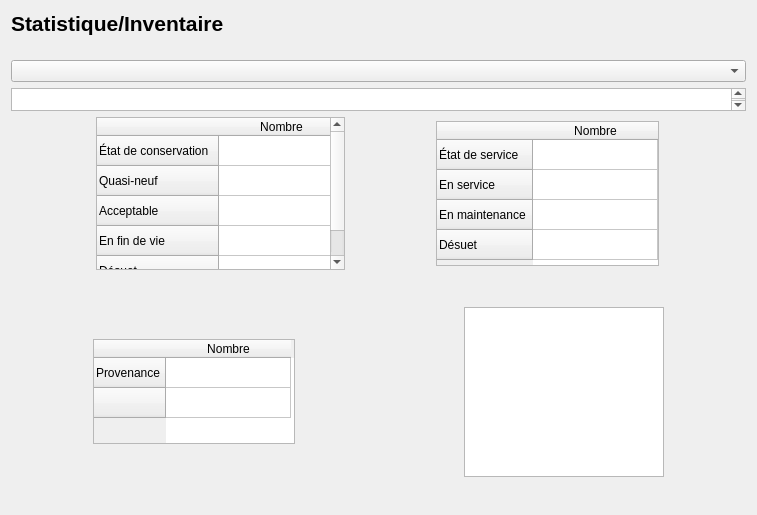
<?xml version="1.0" encoding="UTF-8"?>
<ui version="4.0">
 <class>Form</class>
 <widget class="QWidget" name="Form">
  <property name="geometry">
   <rect>
    <x>0</x>
    <y>0</y>
    <width>757</width>
    <height>515</height>
   </rect>
  </property>
  <property name="windowTitle">
   <string>Form</string>
  </property>
  <layout class="QGridLayout" name="gridLayout">
   <item row="0" column="0">
    <layout class="QHBoxLayout" name="horizontalLayout">
     <item>
      <widget class="QLabel" name="Titre">
       <property name="font">
        <font>
         <pointsize>16</pointsize>
         <weight>75</weight>
         <bold>true</bold>
        </font>
       </property>
       <property name="text">
        <string>Statistique/Inventaire</string>
       </property>
      </widget>
     </item>
    </layout>
   </item>
   <item row="1" column="0">
    <layout class="QVBoxLayout" name="verticalLayout">
     <item>
      <spacer name="verticalSpacer_3">
       <property name="orientation">
        <enum>Qt::Vertical</enum>
       </property>
       <property name="sizeHint" stdset="0">
        <size>
         <width>20</width>
         <height>40</height>
        </size>
       </property>
      </spacer>
     </item>
     <item>
      <widget class="QComboBox" name="comboBox"/>
     </item>
     <item>
      <widget class="QTextBrowser" name="textBrowser">
       <property name="maximumSize">
        <size>
         <width>16777215</width>
         <height>23</height>
        </size>
       </property>
      </widget>
     </item>
     <item>
      <layout class="QHBoxLayout" name="horizontalLayout_2">
       <property name="rightMargin">
        <number>0</number>
       </property>
       <property name="bottomMargin">
        <number>9</number>
       </property>
       <item>
        <widget class="QTableWidget" name="tableWidget">
         <property name="maximumSize">
          <size>
           <width>249</width>
           <height>175</height>
          </size>
         </property>
         <property name="dragDropOverwriteMode">
          <bool>false</bool>
         </property>
         <property name="verticalScrollMode">
          <enum>QAbstractItemView::ScrollPerItem</enum>
         </property>
         <property name="rowCount">
          <number>5</number>
         </property>
         <property name="columnCount">
          <number>1</number>
         </property>
         <attribute name="horizontalHeaderCascadingSectionResizes">
          <bool>false</bool>
         </attribute>
         <attribute name="horizontalHeaderDefaultSectionSize">
          <number>125</number>
         </attribute>
         <attribute name="horizontalHeaderHighlightSections">
          <bool>true</bool>
         </attribute>
         <attribute name="horizontalHeaderMinimumSectionSize">
          <number>37</number>
         </attribute>
         <row>
          <property name="text">
           <string>État de conservation</string>
          </property>
         </row>
         <row>
          <property name="text">
           <string>Quasi-neuf</string>
          </property>
         </row>
         <row>
          <property name="text">
           <string>Acceptable</string>
          </property>
         </row>
         <row>
          <property name="text">
           <string>En fin de vie</string>
          </property>
         </row>
         <row>
          <property name="text">
           <string>Désuet</string>
          </property>
         </row>
         <column>
          <property name="text">
           <string>Nombre</string>
          </property>
         </column>
        </widget>
       </item>
       <item>
        <widget class="QTableWidget" name="tableWidget_2">
         <property name="maximumSize">
          <size>
           <width>223</width>
           <height>145</height>
          </size>
         </property>
         <property name="dragDropOverwriteMode">
          <bool>false</bool>
         </property>
         <property name="verticalScrollMode">
          <enum>QAbstractItemView::ScrollPerItem</enum>
         </property>
         <property name="rowCount">
          <number>4</number>
         </property>
         <property name="columnCount">
          <number>1</number>
         </property>
         <attribute name="horizontalHeaderCascadingSectionResizes">
          <bool>false</bool>
         </attribute>
         <attribute name="horizontalHeaderDefaultSectionSize">
          <number>125</number>
         </attribute>
         <attribute name="horizontalHeaderHighlightSections">
          <bool>true</bool>
         </attribute>
         <attribute name="horizontalHeaderMinimumSectionSize">
          <number>37</number>
         </attribute>
         <row>
          <property name="text">
           <string>État de service</string>
          </property>
         </row>
         <row>
          <property name="text">
           <string>En service</string>
          </property>
         </row>
         <row>
          <property name="text">
           <string>En maintenance</string>
          </property>
         </row>
         <row>
          <property name="text">
           <string>Désuet</string>
          </property>
         </row>
         <column>
          <property name="text">
           <string>Nombre</string>
          </property>
         </column>
        </widget>
       </item>
      </layout>
     </item>
     <item>
      <spacer name="verticalSpacer_2">
       <property name="orientation">
        <enum>Qt::Vertical</enum>
       </property>
       <property name="sizeHint" stdset="0">
        <size>
         <width>20</width>
         <height>40</height>
        </size>
       </property>
      </spacer>
     </item>
     <item>
      <layout class="QHBoxLayout" name="horizontalLayout_3">
       <property name="topMargin">
        <number>4</number>
       </property>
       <property name="bottomMargin">
        <number>9</number>
       </property>
       <item>
        <spacer name="horizontalSpacer">
         <property name="orientation">
          <enum>Qt::Horizontal</enum>
         </property>
         <property name="sizeHint" stdset="0">
          <size>
           <width>40</width>
           <height>20</height>
          </size>
         </property>
        </spacer>
       </item>
       <item>
        <widget class="QTableWidget" name="tableWidget_3">
         <property name="maximumSize">
          <size>
           <width>202</width>
           <height>105</height>
          </size>
         </property>
         <property name="dragDropOverwriteMode">
          <bool>false</bool>
         </property>
         <property name="verticalScrollMode">
          <enum>QAbstractItemView::ScrollPerItem</enum>
         </property>
         <property name="rowCount">
          <number>2</number>
         </property>
         <property name="columnCount">
          <number>1</number>
         </property>
         <attribute name="horizontalHeaderCascadingSectionResizes">
          <bool>false</bool>
         </attribute>
         <attribute name="horizontalHeaderDefaultSectionSize">
          <number>125</number>
         </attribute>
         <attribute name="horizontalHeaderHighlightSections">
          <bool>true</bool>
         </attribute>
         <attribute name="horizontalHeaderMinimumSectionSize">
          <number>37</number>
         </attribute>
         <row>
          <property name="text">
           <string>Provenance</string>
          </property>
         </row>
         <row>
          <property name="text">
           <string/>
          </property>
         </row>
         <column>
          <property name="text">
           <string>Nombre</string>
          </property>
         </column>
        </widget>
       </item>
       <item>
        <spacer name="horizontalSpacer_4">
         <property name="orientation">
          <enum>Qt::Horizontal</enum>
         </property>
         <property name="sizeHint" stdset="0">
          <size>
           <width>40</width>
           <height>20</height>
          </size>
         </property>
        </spacer>
       </item>
       <item>
        <spacer name="horizontalSpacer_2">
         <property name="orientation">
          <enum>Qt::Horizontal</enum>
         </property>
         <property name="sizeHint" stdset="0">
          <size>
           <width>40</width>
           <height>20</height>
          </size>
         </property>
        </spacer>
       </item>
       <item>
        <widget class="QListView" name="listView">
         <property name="maximumSize">
          <size>
           <width>200</width>
           <height>16777215</height>
          </size>
         </property>
        </widget>
       </item>
       <item>
        <spacer name="horizontalSpacer_3">
         <property name="orientation">
          <enum>Qt::Horizontal</enum>
         </property>
         <property name="sizeHint" stdset="0">
          <size>
           <width>40</width>
           <height>20</height>
          </size>
         </property>
        </spacer>
       </item>
      </layout>
     </item>
     <item>
      <spacer name="verticalSpacer">
       <property name="orientation">
        <enum>Qt::Vertical</enum>
       </property>
       <property name="sizeHint" stdset="0">
        <size>
         <width>20</width>
         <height>40</height>
        </size>
       </property>
      </spacer>
     </item>
    </layout>
   </item>
  </layout>
 </widget>
 <resources/>
 <connections/>
</ui>
